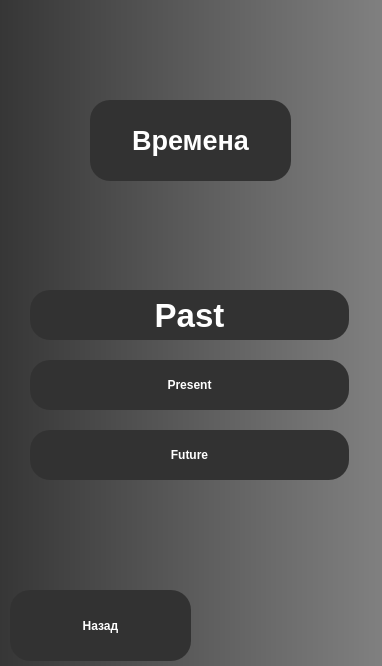
<?xml version="1.0" encoding="UTF-8"?>
<ui version="4.0">
 <class>MainWindow</class>
 <widget class="QMainWindow" name="MainWindow">
  <property name="geometry">
   <rect>
    <x>0</x>
    <y>0</y>
    <width>382</width>
    <height>666</height>
   </rect>
  </property>
  <property name="windowTitle">
   <string>My English Grammar</string>
  </property>
  <property name="styleSheet">
   <string notr="true"/>
  </property>
  <widget class="QWidget" name="centralwidget">
   <property name="styleSheet">
    <string notr="true">QWidget
{
    color: #aaa;
   background-color: qlineargradient(spread:pad, x1:0, y1:0, x2:1, y2:0, stop:0 rgb(54, 54, 54), stop:1 rgb(128, 128, 128));
}

QPushButton
{
    color: rgb(255, 255, 255);
	background-color: #323232;
    width: 75px;
    height: 50px;
	border-radius: 20px;
	font: 75 25pt &quot;Microsoft YaHei UI&quot;;
	font-weight: bold;
}

QPushButton:hover
{
    background-color: silver;
}

</string>
   </property>
   <widget class="QPushButton" name="pushButton">
    <property name="geometry">
     <rect>
      <x>30</x>
      <y>290</y>
      <width>319</width>
      <height>50</height>
     </rect>
    </property>
    <property name="font">
     <font>
      <family>Microsoft YaHei UI</family>
      <pointsize>25</pointsize>
      <weight>75</weight>
      <italic>false</italic>
      <bold>true</bold>
     </font>
    </property>
    <property name="styleSheet">
     <string notr="true"/>
    </property>
    <property name="text">
     <string>Past</string>
    </property>
   </widget>
   <widget class="QPushButton" name="pushButton_2">
    <property name="geometry">
     <rect>
      <x>30</x>
      <y>360</y>
      <width>319</width>
      <height>50</height>
     </rect>
    </property>
    <property name="text">
     <string>Present</string>
    </property>
   </widget>
   <widget class="QPushButton" name="pushButton_3">
    <property name="geometry">
     <rect>
      <x>30</x>
      <y>430</y>
      <width>319</width>
      <height>50</height>
     </rect>
    </property>
    <property name="text">
     <string>Future</string>
    </property>
   </widget>
   <widget class="QLabel" name="label">
    <property name="geometry">
     <rect>
      <x>90</x>
      <y>100</y>
      <width>201</width>
      <height>81</height>
     </rect>
    </property>
    <property name="font">
     <font>
      <pointsize>20</pointsize>
      <weight>75</weight>
      <italic>false</italic>
      <bold>true</bold>
     </font>
    </property>
    <property name="styleSheet">
     <string notr="true">QLabel
{
   color: rgb(255, 255, 255);
	background-color: #323232;
    border-radius: 20px;                     /* &lt;----  20px  */ 
	font:
 &quot;Microsoft YaHei UI&quot;;
	font-weight: bold;
}</string>
    </property>
    <property name="text">
     <string>Времена</string>
    </property>
    <property name="alignment">
     <set>Qt::AlignCenter</set>
    </property>
   </widget>
   <widget class="QPushButton" name="pushButton_4">
    <property name="geometry">
     <rect>
      <x>10</x>
      <y>590</y>
      <width>181</width>
      <height>71</height>
     </rect>
    </property>
    <property name="text">
     <string>Назад</string>
    </property>
   </widget>
  </widget>
 </widget>
 <resources/>
 <connections/>
</ui>
